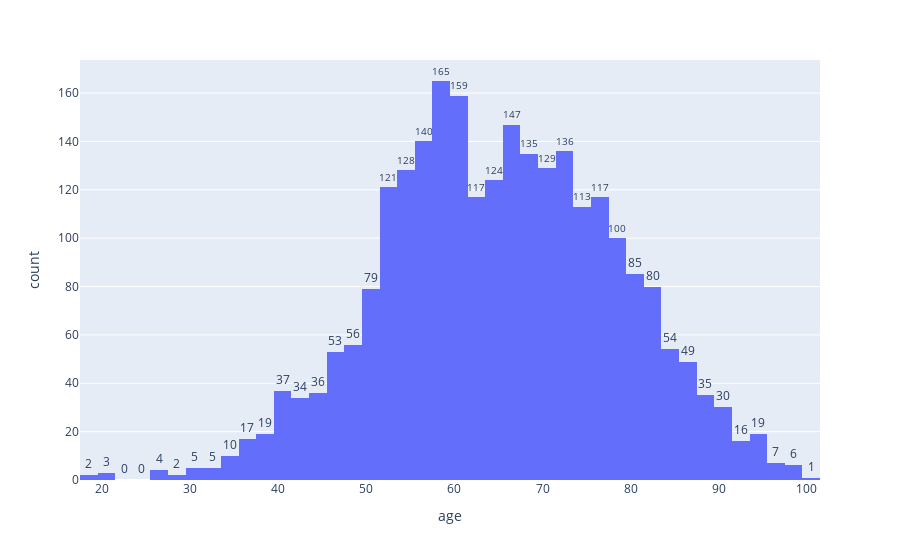

Notebook code for this chart:
### Code cell
fig = px.histogram(df, x="age", text_auto=True)
fig.update_traces(textfont_size=12, textangle=0, textposition="outside")
fig.show()

### Figure 1 — Plotly figure (JSON) as saved in the notebook; plotly's stock layout.template omitted (floating-point values rounded to 4 significant figures; data arrays with more than 128 entries replaced by an {"elided": "..."} marker saying what was removed)
{"data": [{"alignmentgroup": "True", "bingroup": "x", "hovertemplate": "age=%{x}<br>count=%{y}<extra></extra>", "legendgroup": "", "marker": {"color": "#636efa", "pattern": {"shape": ""}}, "name": "", "offsetgroup": "", "orientation": "v", "showlegend": false, "textangle": 0, "textfont": {"size": 12}, "textposition": "outside", "texttemplate": "%{value}", "type": "histogram", "x": {"elided": "2640 int values"}, "xaxis": "x", "yaxis": "y"}], "layout": {"barmode": "relative", "legend": {"tracegroupgap": 0}, "margin": {"t": 60}, "xaxis": {"anchor": "y", "domain": [0, 1], "title": {"text": "age"}}, "yaxis": {"anchor": "x", "domain": [0, 1], "title": {"text": "count"}}}}
